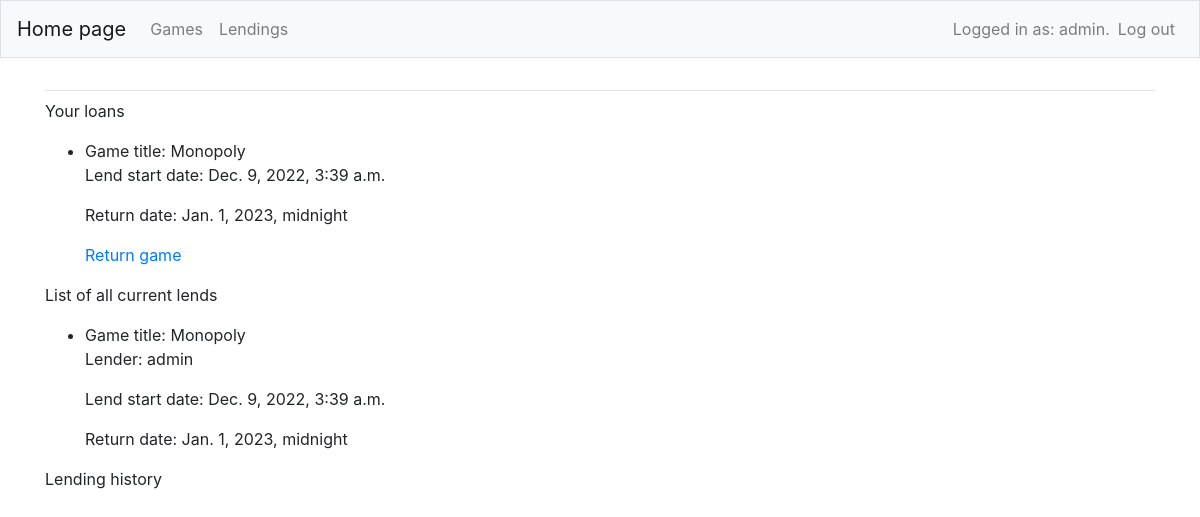
The app's page /lendings/ (signed in), older data.
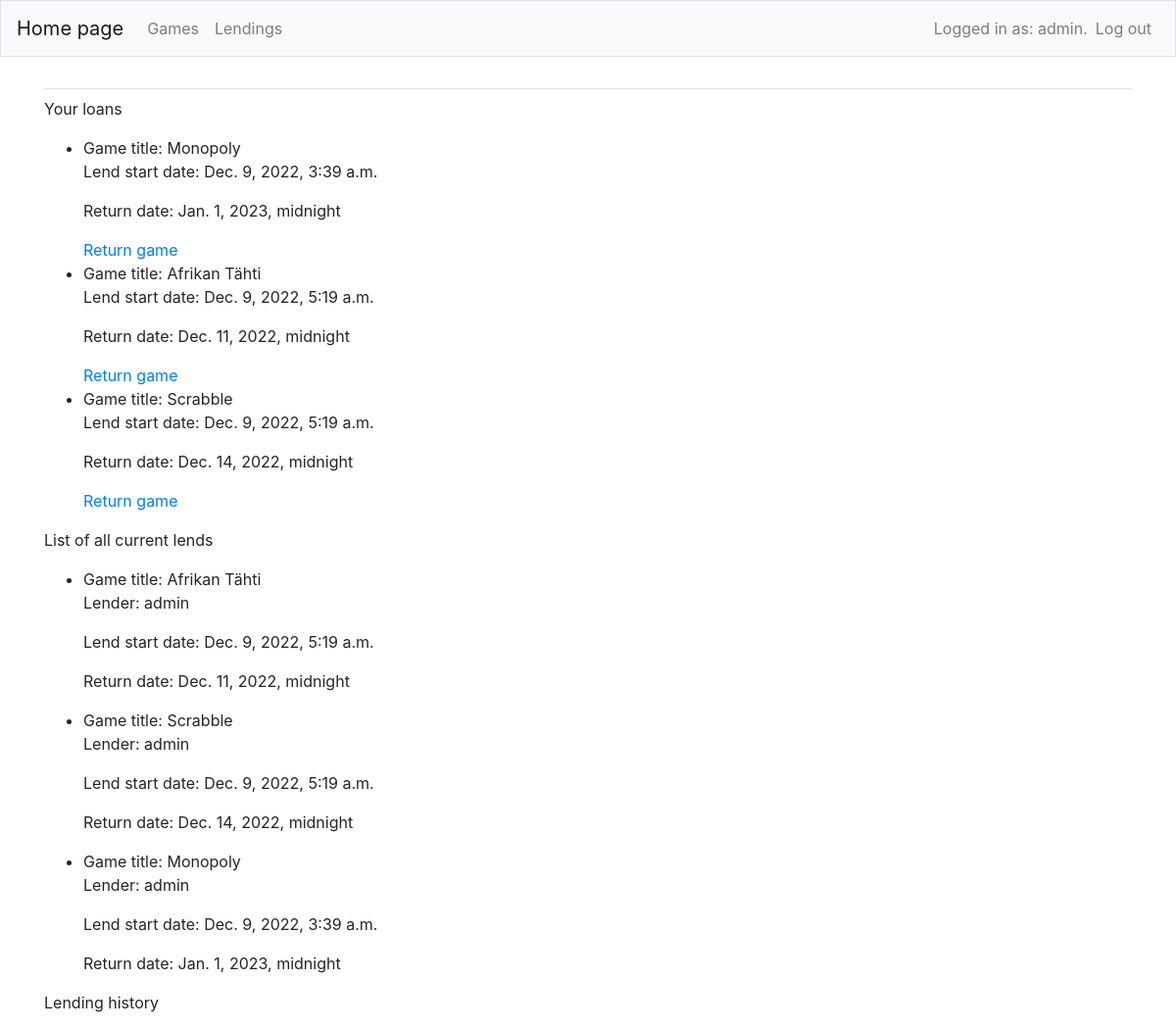
The same page, newer data.
### boardgame_site/models.py (models this page shows, shortened)
class Lending(models.Model):
    game = models.ForeignKey(Boardgame, on_delete=models.CASCADE)
    lender = models.ForeignKey(User, on_delete=models.CASCADE)
    lend_start_date = models.DateTimeField(auto_now_add=True)
    return_date = models.DateTimeField()
    received_game_date = models.DateTimeField(null=True)

class Boardgame(models.Model):
    name = models.CharField(max_length=200)
    genres = models.CharField(max_length=400)
    summary = models.CharField(max_length=500)
    available_to_lend = models.BooleanField(null=True)
    owner = models.ForeignKey(User, on_delete=models.CASCADE, null=True)
    date_added = models.DateTimeField(auto_now_add=True)
    date_modified = models.DateTimeField(auto_now=True)

### boardgame_site/views.py (the view)
# urls.py: path('lendings/', views.lendings, name='lendings'),
def lendings(request):
    if request.user.is_authenticated:
        owned = Lending.objects.filter(lender = request.user, received_game_date__isnull = True)
    else:
        owned = None
    returnedLends = Lending.objects.filter(received_game_date__isnull = False)
    lends = Lending.objects.filter(received_game_date__isnull = True).order_by("return_date")
    context = {"lends": lends, "ownLends": owned, "returnedLends": returnedLends}
    return render(request, "boardgame_site/lendings.html", context)

### boardgame_site/templates/boardgame_site/lendings.html (shortened to what this page needs)
{% extends 'boardgame_site/base.html' %}
{% block content %}
{% if user.is_authenticated %}
<p>Your loans</p>
<ul>
    {% for ownLend in ownLends %}
    <li>
        Game title: {{ ownLend.game.name }}</a>
        <p>Lend start date: {{ ownLend.lend_start_date }}</p>
        <p>Return date: {{ ownLend.return_date }}</p>
        <a href="{% url 'boardgame_site:return_game' ownLend.id %}">Return game</a>
    </li>
    {% empty %}
    <li>You have no games on loan. Go loan some! </li>
    {% endfor %}
</ul>
<p>List of all current lends</p>
<ul>
    {% for lend in lends %}
    <li>
        Game title: {{ lend.game.name }}</a>
        <p>Lender: {{ lend.lender }}</p>
        <p>Lend start date: {{ lend.lend_start_date }}</p>
        <p>Return date: {{ lend.return_date }}</p>
    </li>
    {% empty %}
    <li>No one is curretly lending games. So all are available for you :) </li>
    {% endfor %}
</ul>
<p>Lending history</p>
{% else %}
<li>Login in to see the lends </li>
{% endif %}
{% endblock content %}

Row changes from the older to the newer data that the page shows:
added Lending: game.name "Afrikan Tähti", lend_start_date "Dec. 9, 2022, 5:19 a.m.", return_date "Dec. 11, 2022, midnight", lender "admin"
added Lending: game.name "Scrabble", lend_start_date "Dec. 9, 2022, 5:19 a.m.", return_date "Dec. 14, 2022, midnight", lender "admin"
